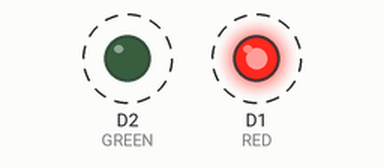
Bench run of a sketch on a simulated ESP8266 (NodeMCU). On the bench: output pins drawn as LEDs (lit = HIGH). Dashed ring = blinking. What the sketch prints to the serial monitor is not drawn.

Above: at 0.08 s.
Timing chart, 0 to 3.0 s (numbered marks = the images above):
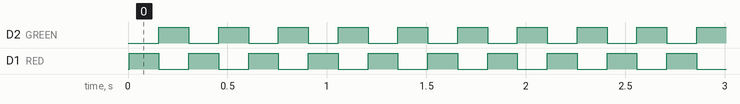

The sketch:

mission1_spark.ino
```cpp
/*
 * MISSION 1: THE SPARK
 * Objective: Initialize the Beacon's status lights.
 *
 * --- WIRING DIRECTIVE ---
 * 1. RED LED   -> Pin D1 (via 220ohm resistor)
 * 2. GREEN LED -> Pin D2 (via 220ohm resistor)
 * 3. Both LEDs -> GND
 * ------------------------
 */

const int RED = D1;
const int GREEN = D2;

// [ CHALLENGE ZONE ]
// Update with your team's delay value from the dashboard!
const int SPARK_DELAY = 150;

void setup() {
  Serial.begin(115200);
  pinMode(RED, OUTPUT);
  pinMode(GREEN, OUTPUT);

  Serial.println("\n\n-----------------------------------------");
  Serial.println("A.R.I.A. v4.2 | SPARK PROTOCOL ENGAGED");
  Serial.println("-----------------------------------------");
}

void loop() {
  digitalWrite(RED, HIGH);
  digitalWrite(GREEN, LOW);
  delay(SPARK_DELAY);

  digitalWrite(RED, LOW);
  digitalWrite(GREEN, HIGH);
  delay(SPARK_DELAY);

  Serial.println("> PULSE_DETECTED: System warming up...");
}
```

Measured:
- by itself, D2 (GREEN), D1 (RED): alternates HIGH for 0.15 s and LOW for 0.15 s
